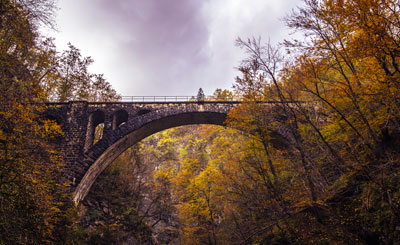
#> input picture demo_images/bridge.jpg, 400 x 245 px, found by its file name
$ python contrast_demo.py -i demo_images/bridge.jpg -b 100
#> lines starting #> are read from the running program, lines starting #| are printed output that depends on the picture
# author:    Tim Poulsen
# website:   https://www.timpoulsen.com

# USAGE
# from the demos folder:
# python demos/contrast_demo.py -i demo_images/bridge.jpg -b 100
# python demos/contrast_demo.py -i demo_images/bridge.jpg --c 50

# import the necessary packages
from __future__ import print_function
import argparse
import cv2
import os
from imutils import adjust_brightness_contrast
from imutils.display import DisplayStream

# construct the argument parser and parse the arguments
ap = argparse.ArgumentParser()
ap.add_argument("-i", "--image", required=True, help="path to input image")
ap.add_argument('-b', '--brightness', default=0,
                help='Brightness, negative is darker, positive is brighter')
ap.add_argument('-c', '--contrast', default=0,
                help='Contrast, positive value for more contrast')
ap.add_argument('-n', "--noscreen", help="Enables HTTP output", action="store_false", default=True)

args = vars(ap.parse_args())
brightness = float(args['brightness'])
contrast = float(args['contrast'])
file_name = os.path.abspath(args['image'])
if os.path.isfile(file_name) is False:
    print(file_name)
    print('Cannot open image, quitting...')
    exit()

image = cv2.imread(file_name)
#> image is the input picture: shape (245, 400, 3); mean B, G, R 80, 91.1, 112.4
adjusted = adjust_brightness_contrast(image, contrast=contrast, brightness=brightness)
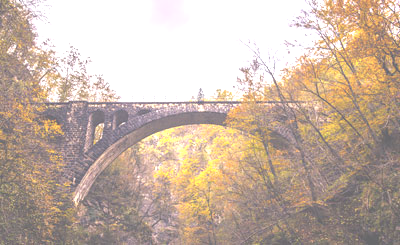
#> adjusted: shape (245, 400, 3); mean B, G, R 166.1, 179.8, 198.3

#> (the run stopped early here; a loop or call above may not have finished)

$ run again, with demo_images/cactus.jpg copied over demo_images/bridge.jpg
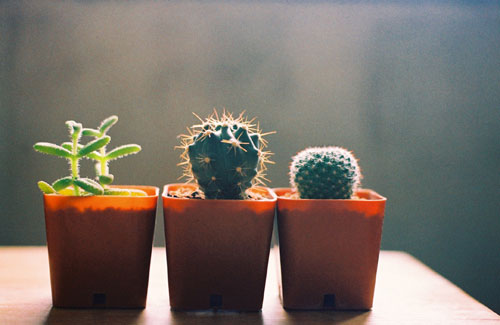
#> input picture demo_images/cactus.jpg, 500 x 325 px, found by its file name
#> image is the input picture: shape (325, 500, 3); mean B, G, R 103.2, 110.7, 118.9
#> `adjusted = adjust_brightness_contrast(image, contrast=contrast, bright..`:
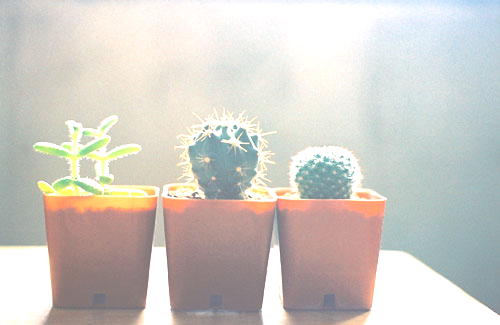
#> adjusted: shape (325, 500, 3); mean B, G, R 197.4, 203.6, 207.8
